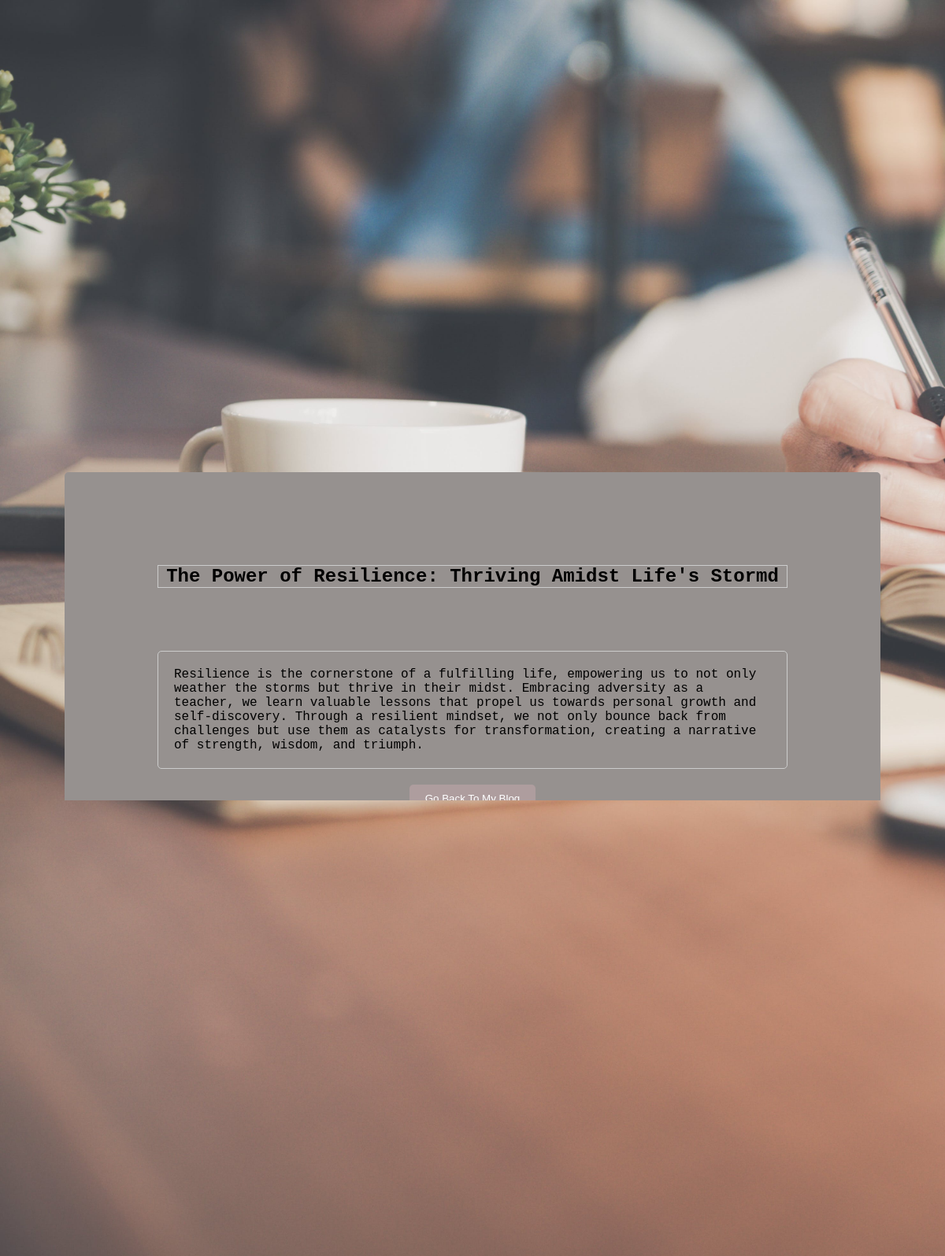
The app's page /blogcontent.php?aid=13 with its own data.
### tables this page shows
CREATE TABLE `blog_article`  (
  `id` int(11) NOT NULL AUTO_INCREMENT,
  `uid` int(11) NULL DEFAULT NULL COMMENT 'UserID',
  `uname` varchar(255) NULL DEFAULT NULL COMMENT 'UserName',
  `username` varchar(255) NULL DEFAULT NULL,
  `title` varchar(255) NULL DEFAULT NULL,
  `content` longtext NULL,
  `createtime` datetime(0) NULL DEFAULT NULL,
  PRIMARY KEY (`id`) USING BTREE
);

CREATE TABLE `blog_comment`  (
  `id` int(11) NOT NULL AUTO_INCREMENT,
  `uid` int(11) NULL DEFAULT NULL,
  `article_id` int(11) NULL DEFAULT NULL,
  `content` varchar(1000)  NULL DEFAULT NULL,
  `name` varchar(255) NULL DEFAULT NULL,
  `email` varchar(255) NULL DEFAULT NULL,
  `createtime` datetime(0) NULL DEFAULT NULL,
  PRIMARY KEY (`id`) USING BTREE
);

### blogcontent.php (the view, shortened to what this page needs)
<?php
$db = db_connect();
$id = $_GET['aid'];
$sql = "SELECT * FROM blog_article WHERE id = '{$id}'";
$result_set = mysqli_query($db, $sql);
$result = mysqli_fetch_assoc($result_set);
$sql1 = "SELECT * FROM blog_comment where article_id = '{$id}'";
$result_set1 = mysqli_query($db, $sql1);
?>
<!DOCTYPE html>
<html lang="en">
<head>
    <link rel="stylesheet" href="./blogcontent.css">
</head>
<body>
    <div class="container">
        <div class="title" id="title">
            <?php echo $result['title'];?>
        </div>
        <div class="content" id="content">
            <?php echo $result['content'];?>
        </div>
        <a href="./myblog.php"><button class="goback">Go Back To My Blog</button></a>
        <div class="comment">
            <div class="textfield">
                <input type="text" class="commentName" placeholder="Your Name">
            </div>
            <div class="textfield">
                <input type="text" class="commentEmail" placeholder="Your Email">
            </div>
            <div class="textfield">
                <textarea name="commentInput" id="commentInput" cols="80" rows="5" placeholder="Please leave your comment here"></textarea>
            </div>
            <button class="commentButton" onclick="sub()">Send</button>
            <div class="commentContent">
                <?php while($resultss = mysqli_fetch_assoc($result_set1)) { ?>
                    <?php echo $resultss['content']."<br>"; ?>
                <?php } ?>
            </div>
        </div>
    </div>
</body>
</html>

### blogcontent.css (style rules this page uses)
body { font-family: 'Courier New', Courier, monospace; background-image: url("./img/pexels-tirachard-kumtanom-733856.jpg"); background-attachment: fixed; background-size: cover; display: flex; }
.container { height: auto; margin: 50px auto; border-radius: 5px; margin-top: 50%; text-align: center; max-width: 800px; padding: 10%; align-content: center; width: 70%; background-color: #96918f; }
.title { font-size: 24px; font-weight: bold; margin-bottom: 10%; border: 1px solid #ccc; }
.content { text-align: left; border: 1px solid #ccc; border-radius: 5px; padding: 20px; margin-bottom: 20px; }
.goback { background-color: #ae9d9e; color: #fff; padding: 10px 20px; border: none; border-radius: 5px; cursor: pointer; transition: background-color 0.3s; }
.comment { text-align: center; border-top: 1px solid #ccc; padding: 20px; margin-top: 20px; }
input { padding: 3px; margin-bottom: 10px; }
.commentContent { text-align: left; border: 1px solid #ccc; border-radius: 5px; padding: 20px; margin-bottom: 20px; }
.commentButton { background-color: #575c61; color: #fff; padding: 10px 20px; border: none; border-radius: 5px; cursor: pointer; transition: background-color 0.3s; margin-bottom: 10px; margin-top: 10px; }
#commentInput { width: 100%; }

### records on screen
blog_article: title "The Power of Resilience: Thriving Amidst Life's Stormd", content "Resilience is the cornerstone of a fulfilling life, empowering us to not only weather the storms but thrive in their midst. Embracing adversity as a teacher, we learn valuable lessons that propel us towards personal growth and self-discovery. Through a resilient mindset, we not only bounce back from challenges but use them as catalysts for transformation, creating a narrative of strength, wisdom, and triumph."
blog_comment: content "Easy to read and makes you feel good. Awesome advice for a positive mindset"
